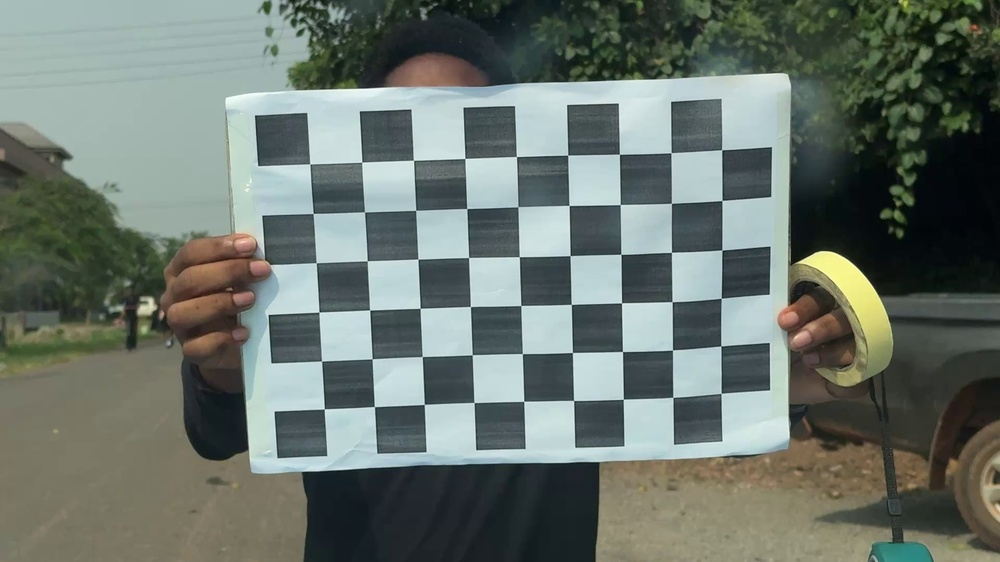
#> input picture calibration_frames/frame_000.jpg, 1000 x 562 px, shrunk from 1920 x 1080 before the run; its folder holds only this picture in this run
$ python flatten_image.py
#> lines starting #> are read from the running program, lines starting #| are printed output that depends on the picture; after the words box and inside, x2 and y2 are one past the last pixel; in counts of white or black regions, pixels touching at a corner belong together; long printed decimals are rounded
import numpy as np
import cv2
import glob

# 1. SETUP: Change this to (width-1, height-1) of your checkerboard squares
CHECKERBOARD = (9, 6)
# Define the termination criteria for sub-pixel accuracy
criteria = (cv2.TERM_CRITERIA_EPS + cv2.TERM_CRITERIA_MAX_ITER, 30, 0.001)

# Prepare object points, like (0,0,0), (1,0,0), (2,0,0) ....,(8,6,0)
objp = np.zeros((CHECKERBOARD[0] * CHECKERBOARD[1], 3), np.float32)
objp[:, :2] = np.mgrid[0:CHECKERBOARD[0], 0:CHECKERBOARD[1]].T.reshape(-1, 2)

# Arrays to store object points and image points from all the images.
objpoints = [] # 3d point in real world space
imgpoints = [] # 2d points in image plane.

# Load the frames you just extracted
images = glob.glob('calibration_frames/*.jpg')

print(f"Processing {len(images)} images...")

for fname in images:
    img = cv2.imread(fname)
#> img is the input picture: shape (562, 1000, 3); mean B, G, R 108.3, 115.7, 105.9
    gray = cv2.cvtColor(img, cv2.COLOR_BGR2GRAY)
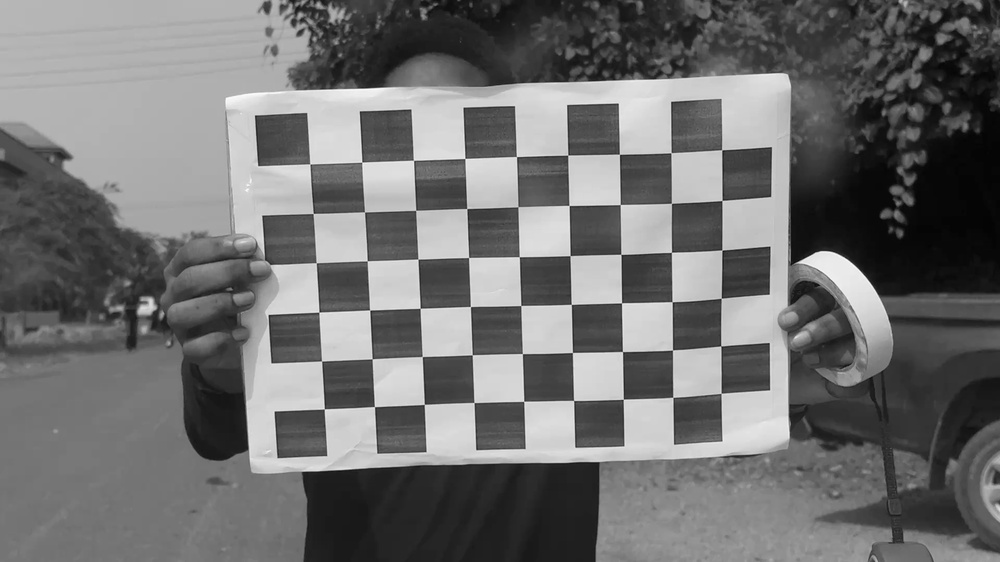
#> gray: shape (562, 1000); min 3, max 253, mean 111.9

    # Find the chess board corners
    ret, corners = cv2.findChessboardCorners(gray, CHECKERBOARD, None)
#> ret = True; corners = 54 rows, first 8: [309.8, 163.9], [361.8, 162], [413.5, 160.4], [464.8, 158.5], [516.5, 156.6], [567.7, 155.2], [619.5, 154.3], [671, 152.7]

    # If found, add object points, image points (after refining them)
    if ret == True:
        objpoints.append(objp)

        # Refining corner position for better accuracy
        corners2 = cv2.cornerSubPix(gray, corners, (11, 11), (-1, -1), criteria)
#> corners2 = 54 rows, first 8: [309.7, 163.9], [361.8, 162.1], [413.4, 160.3], [464.9, 158.4], [516.4, 156.6], [567.8, 155.2], [619.4, 154.2], [671.1, 152.7]
        imgpoints.append(corners2)

        # Draw and display the corners to make sure it's working
        cv2.drawChessboardCorners(img, CHECKERBOARD, corners2, ret)
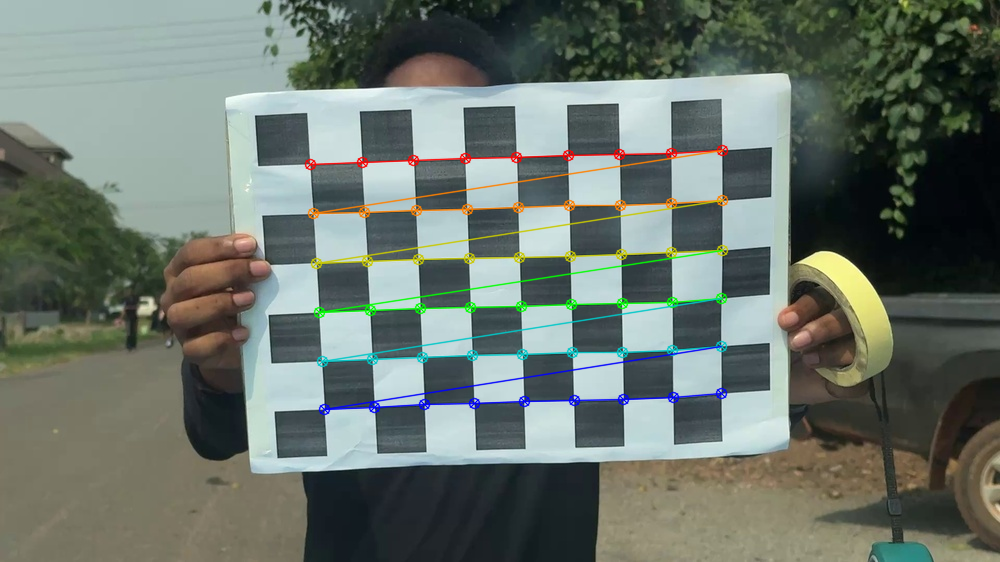
#> img: shape (562, 1000, 3); 3.1% of pixels changed, all inside (x1, y1, x2, y2) = (304, 144, 729, 416)
        cv2.imshow('Calibration Check', img)
        cv2.waitKey(100) # Pause briefly to see the detection

cv2.destroyAllWindows()

# 2. CALIBRATION
print("Calculating calibration... this might take a second.")
ret, mtx, dist, rvecs, tvecs = cv2.calibrateCamera(objpoints, imgpoints, gray.shape[::-1], None, None)
#> ret = 0.535; mtx = [[2214.6, 0, 416.3], [0, 2277.4, 190.4], [0, 0, 1]]; dist = [[1.68, -58.09, -0.00193, -0.0441, 287.6]]; rvecs = ([0.326, 0.051, -0.039],); tvecs = ([-2.05, -0.507, 43.2],)

# 3. SAVE DATA
# We save 'mtx' (Camera Matrix) and 'dist' (Distortion Coefficients)
np.savez('calibration_data.npz', mtx=mtx, dist=dist)

print("\nCalibration Complete!")
print("Camera Matrix (Intrinsic Parameters):\n", mtx)
#| Camera Matrix (Intrinsic Parameters):
#|  [[2.21460067e+03 0.00000000e+00 4.16338230e+02]
#|  [0.00000000e+00 2.27741977e+03 1.90389512e+02]
#|  [0.00000000e+00 0.00000000e+00 1.00000000e+00]]
print("\nDistortion Coefficients:\n", dist)
#| Distortion Coefficients:
#|  [[ 1.68135011e+00 -5.80920231e+01 -1.93334196e-03 -4.40547591e-02
#|    2.87631732e+02]]
print("\nData saved to 'calibration_data.npz'. You can now use this to undistort any video from this phone.")

# Calculate re-projection error
mean_error = 0
for i in range(len(objpoints)):
    imgpoints2, _ = cv2.projectPoints(objpoints[i], rvecs[i], tvecs[i], mtx, dist)
    error = cv2.norm(imgpoints[i], imgpoints2, cv2.NORM_L2) / len(imgpoints2)
    mean_error += error
#> this loop made 1 pass
#> (error, mean_error) on pass 1: (0.0727, 0.0727)
#> after the loop, mean_error = 0.0727

print(f"Total error: {mean_error/len(objpoints)}")
#| Total error: 0.07275

$ run again, on calibration_frames/frame_004.jpg
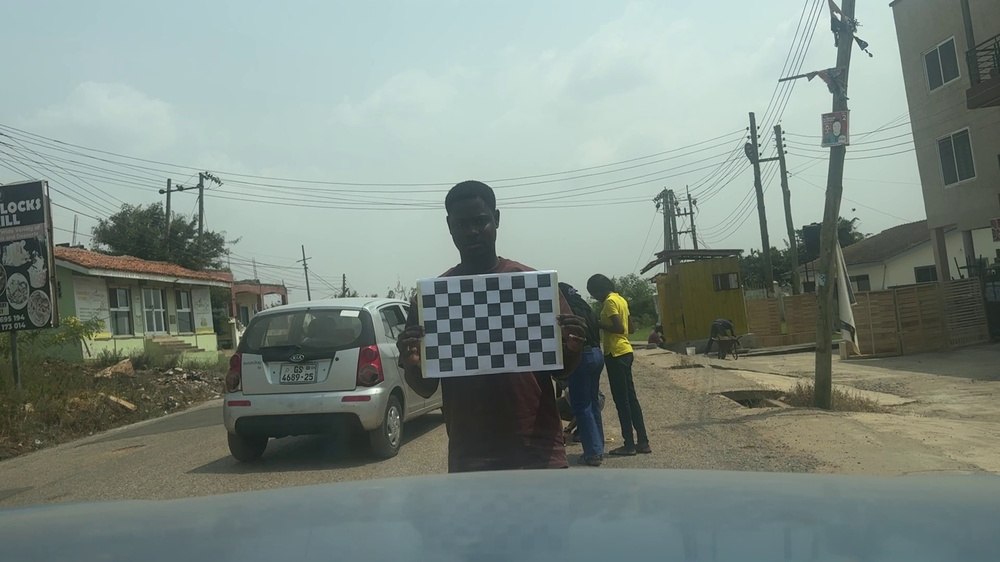
#> input picture calibration_frames/frame_004.jpg, 1000 x 562 px, shrunk from 1920 x 1080 before the run
#> img is the input picture: shape (562, 1000, 3); mean B, G, R 131.4, 139, 126.7
#> `gray = cv2.cvtColor(img, cv2.COLOR_BGR2GRAY)`:
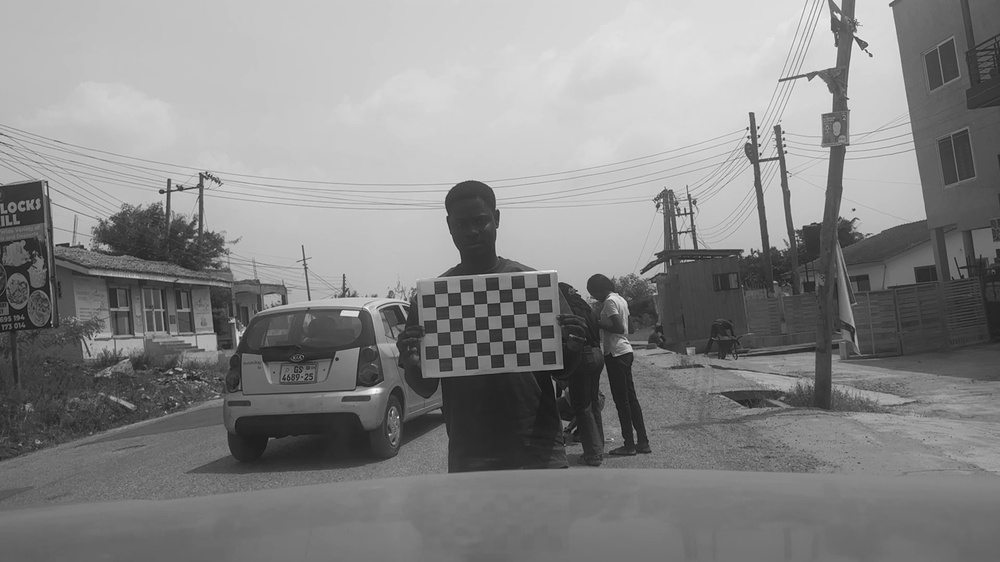
#> gray: shape (562, 1000); min 16, max 253, mean 134.5
#> `ret, corners = cv2.findChessboardCorners(gray, CHECKERBOARD, None)`: ret = True; corners = 54 rows, first 8: [541.9, 351.4], [529.1, 352.3], [516.1, 353.1], [503.1, 353.8], [490.3, 354.8], [477.3, 355.6], [464.4, 356.6], [451.4, 357.5]
#> corners2 = 54 rows, first 8: [542, 351.4], [528.9, 352.3], [516.2, 353.1], [503.1, 353.7], [490.3, 354.7], [477.3, 355.5], [464.5, 356.5], [451.4, 357.4]
#> `cv2.drawChessboardCorners(img, CHECKERBOARD, corners2, ret)`:
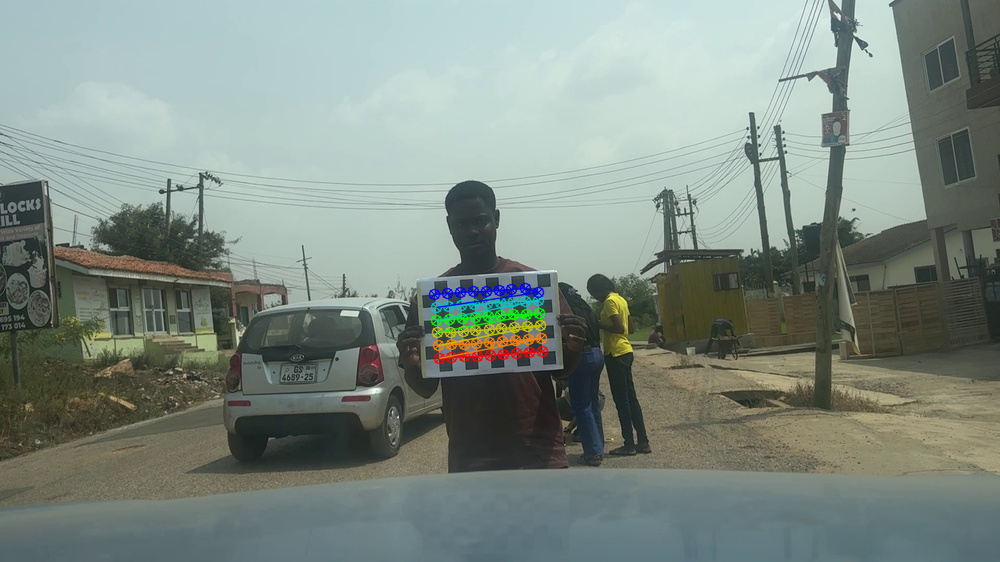
#> img: shape (562, 1000, 3); 1.24% of pixels changed, all inside (x1, y1, x2, y2) = (428, 282, 549, 365)
#> `ret, mtx, dist, rvecs, tvecs = cv2.calibrateCamera(objpoints, imgpoint..`: ret = 0.546; mtx = [[876.8, 0, 497], [0, 788.3, 280.9], [0, 0, 1]]; dist = [[-1.04, -186.7, 0.179, 0.104, 9054.6]]; rvecs = ([-0.569, -0.000822, 3.04],); tvecs = ([3.19, 5.56, 64.93],)
#| Camera Matrix (Intrinsic Parameters):
#|  [[876.766    0.         497.003]
#|  [  0.         788.303  280.927]
#|  [  0.           0.           1.        ]]
#| Distortion Coefficients:
#|  [[-1.03592561e+00 -1.86704600e+02  1.79432628e-01  1.04412629e-01
#|    9.05464447e+03]]
#> the loop `for i in range(len(objpoints)):` made 1 pass
#> (error, mean_error) on pass 1: (0.0743, 0.0743)
#> after the loop `for i in range(len(objpoints)):`: mean_error = 0.0743
#| Total error: 0.0743

$ run again, on calibration_frames/frame_005.jpg
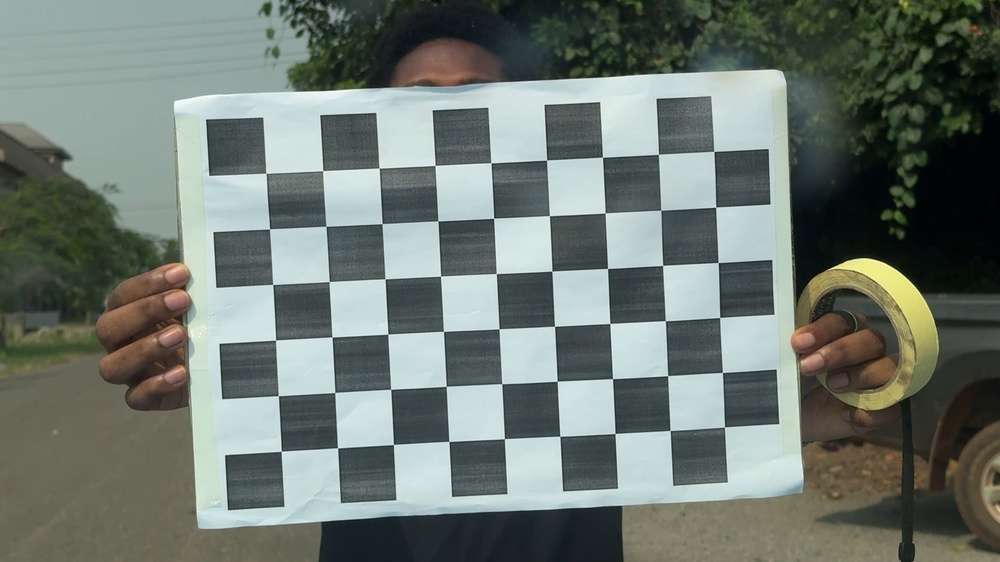
#> input picture calibration_frames/frame_005.jpg, 1000 x 562 px, shrunk from 1920 x 1080 before the run
#> img is the input picture: shape (562, 1000, 3); mean B, G, R 112.3, 119.4, 110
#> `gray = cv2.cvtColor(img, cv2.COLOR_BGR2GRAY)`:
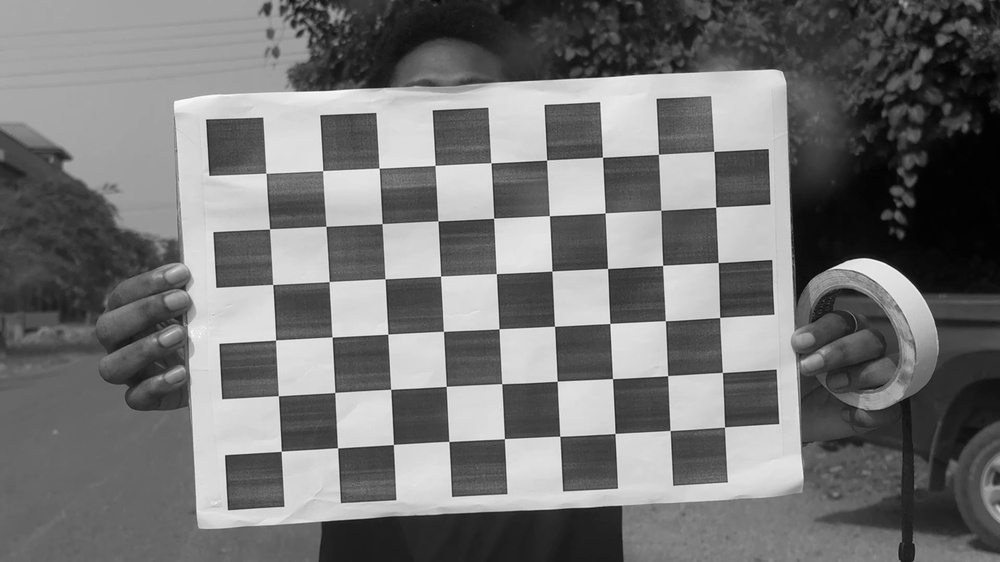
#> gray: shape (562, 1000); min 1, max 252, mean 115.8
#> `ret, corners = cv2.findChessboardCorners(gray, CHECKERBOARD, None)`: ret = True; corners = 54 rows, first 8: [265.9, 173.3], [322.7, 170.6], [379.1, 168.2], [435, 165.4], [491, 162.8], [546.6, 160.1], [602.6, 157.3], [658.5, 154.3]
#> corners2 = 54 rows, first 8: [265.9, 173.3], [322.8, 170.6], [379.1, 168.1], [435.2, 165.4], [490.8, 162.8], [546.6, 160.1], [602.5, 157.2], [658.5, 154.3]
#> `cv2.drawChessboardCorners(img, CHECKERBOARD, corners2, ret)`:
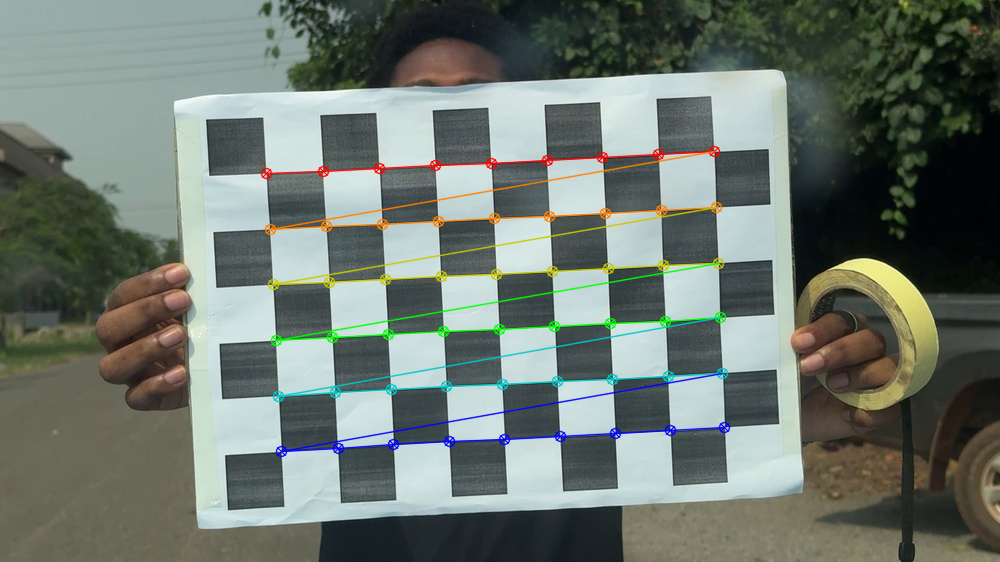
#> img: shape (562, 1000, 3); 3.36% of pixels changed, all inside (x1, y1, x2, y2) = (260, 145, 731, 458)
#> `ret, mtx, dist, rvecs, tvecs = cv2.calibrateCamera(objpoints, imgpoint..`: ret = 0.215; mtx = [[6496.9, 0, 353.9], [0, 6558.6, 228.1], [0, 0, 1]]; dist = [[7.9, -949.9, -0.0289, -0.153, 4512.5]]; rvecs = ([0.208, 0.0413, -0.0513],); tvecs = ([-1.55, -0.961, 115.5],)
#| Camera Matrix (Intrinsic Parameters):
#|  [[6.49692161e+03 0.00000000e+00 3.53933538e+02]
#|  [0.00000000e+00 6.55859205e+03 2.28100450e+02]
#|  [0.00000000e+00 0.00000000e+00 1.00000000e+00]]
#| Distortion Coefficients:
#|  [[ 7.89871175e+00 -9.49937691e+02 -2.88991050e-02 -1.52533611e-01
#|    4.51248142e+03]]
#> the loop `for i in range(len(objpoints)):` made 1 pass
#> (error, mean_error) on pass 1: (0.0292, 0.0292)
#> after the loop `for i in range(len(objpoints)):`: mean_error = 0.0292
#| Total error: 0.02921
